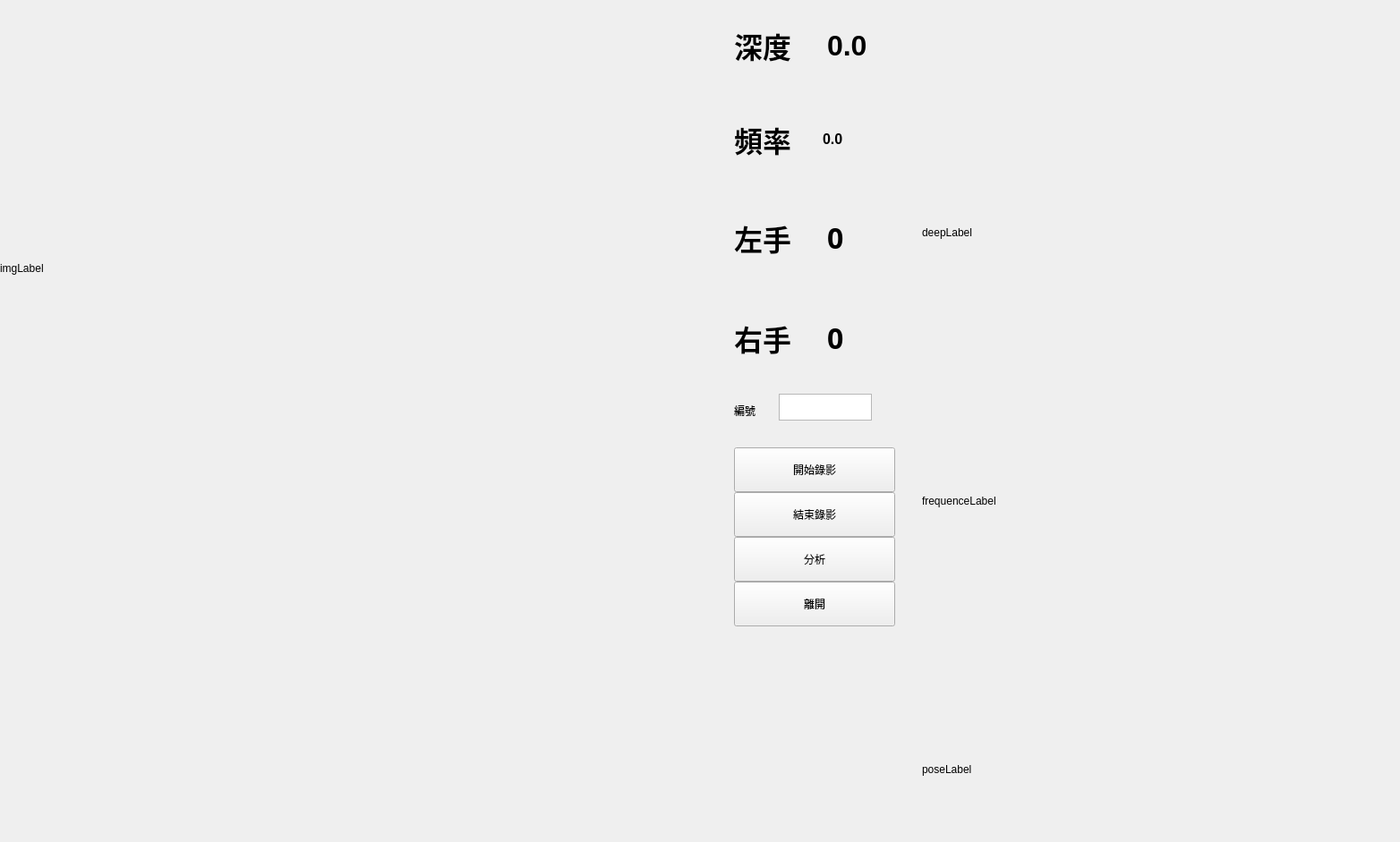
<?xml version="1.0" encoding="UTF-8"?>
<ui version="4.0">
 <class>Form</class>
 <widget class="QWidget" name="Form">
  <property name="geometry">
   <rect>
    <x>0</x>
    <y>0</y>
    <width>1564</width>
    <height>941</height>
   </rect>
  </property>
  <property name="windowTitle">
   <string>AI CPR </string>
  </property>
  <widget class="QLabel" name="img_label">
   <property name="geometry">
    <rect>
     <x>0</x>
     <y>0</y>
     <width>800</width>
     <height>600</height>
    </rect>
   </property>
   <property name="text">
    <string>imgLabel</string>
   </property>
  </widget>
  <widget class="QPushButton" name="startVideo">
   <property name="geometry">
    <rect>
     <x>820</x>
     <y>500</y>
     <width>180</width>
     <height>50</height>
    </rect>
   </property>
   <property name="text">
    <string>開始錄影</string>
   </property>
  </widget>
  <widget class="QPushButton" name="stopVideo">
   <property name="geometry">
    <rect>
     <x>820</x>
     <y>550</y>
     <width>180</width>
     <height>50</height>
    </rect>
   </property>
   <property name="text">
    <string>結束錄影</string>
   </property>
  </widget>
  <widget class="QPushButton" name="exit_btn">
   <property name="geometry">
    <rect>
     <x>820</x>
     <y>650</y>
     <width>180</width>
     <height>50</height>
    </rect>
   </property>
   <property name="text">
    <string>離開</string>
   </property>
  </widget>
  <widget class="QLabel" name="label_2">
   <property name="geometry">
    <rect>
     <x>820</x>
     <y>450</y>
     <width>67</width>
     <height>17</height>
    </rect>
   </property>
   <property name="text">
    <string>編號</string>
   </property>
  </widget>
  <widget class="QTextEdit" name="Id">
   <property name="geometry">
    <rect>
     <x>870</x>
     <y>440</y>
     <width>104</width>
     <height>30</height>
    </rect>
   </property>
  </widget>
  <widget class="QLabel" name="poseLabel">
   <property name="geometry">
    <rect>
     <x>1030</x>
     <y>710</y>
     <width>400</width>
     <height>300</height>
    </rect>
   </property>
   <property name="text">
    <string>poseLabel</string>
   </property>
  </widget>
  <widget class="QLabel" name="frequenceLabel">
   <property name="geometry">
    <rect>
     <x>1030</x>
     <y>410</y>
     <width>400</width>
     <height>300</height>
    </rect>
   </property>
   <property name="text">
    <string>frequenceLabel</string>
   </property>
  </widget>
  <widget class="QLabel" name="deepLabel">
   <property name="geometry">
    <rect>
     <x>1030</x>
     <y>110</y>
     <width>400</width>
     <height>300</height>
    </rect>
   </property>
   <property name="text">
    <string>deepLabel</string>
   </property>
  </widget>
  <widget class="QPushButton" name="analysisBtn">
   <property name="geometry">
    <rect>
     <x>820</x>
     <y>600</y>
     <width>180</width>
     <height>50</height>
    </rect>
   </property>
   <property name="text">
    <string>分析</string>
   </property>
  </widget>
  <widget class="QWidget" name="layoutWidget">
   <property name="geometry">
    <rect>
     <x>820</x>
     <y>210</y>
     <width>201</width>
     <height>111</height>
    </rect>
   </property>
   <layout class="QHBoxLayout" name="horizontalLayout">
    <item>
     <widget class="QLabel" name="label_4">
      <property name="font">
       <font>
        <family>Ubuntu Condensed</family>
        <pointsize>24</pointsize>
        <bold>true</bold>
       </font>
      </property>
      <property name="text">
       <string>左手</string>
      </property>
     </widget>
    </item>
    <item>
     <widget class="QLabel" name="left_hand">
      <property name="font">
       <font>
        <family>Ubuntu Condensed</family>
        <pointsize>24</pointsize>
        <bold>true</bold>
       </font>
      </property>
      <property name="text">
       <string>0</string>
      </property>
     </widget>
    </item>
   </layout>
  </widget>
  <widget class="QWidget" name="layoutWidget">
   <property name="geometry">
    <rect>
     <x>820</x>
     <y>322</y>
     <width>201</width>
     <height>111</height>
    </rect>
   </property>
   <layout class="QHBoxLayout" name="horizontalLayout_2">
    <item>
     <widget class="QLabel" name="label_3">
      <property name="font">
       <font>
        <family>Ubuntu Condensed</family>
        <pointsize>24</pointsize>
        <bold>true</bold>
       </font>
      </property>
      <property name="text">
       <string>右手</string>
      </property>
     </widget>
    </item>
    <item>
     <widget class="QLabel" name="right_hand">
      <property name="font">
       <font>
        <family>Ubuntu Condensed</family>
        <pointsize>24</pointsize>
        <bold>true</bold>
       </font>
      </property>
      <property name="text">
       <string>0</string>
      </property>
     </widget>
    </item>
   </layout>
  </widget>
  <widget class="QWidget" name="layoutWidget">
   <property name="geometry">
    <rect>
     <x>820</x>
     <y>0</y>
     <width>201</width>
     <height>101</height>
    </rect>
   </property>
   <layout class="QHBoxLayout" name="horizontalLayout_3">
    <item>
     <widget class="QLabel" name="label">
      <property name="font">
       <font>
        <pointsize>24</pointsize>
        <bold>true</bold>
       </font>
      </property>
      <property name="text">
       <string>深度</string>
      </property>
     </widget>
    </item>
    <item>
     <widget class="QLabel" name="depthLabel">
      <property name="font">
       <font>
        <pointsize>24</pointsize>
        <bold>true</bold>
       </font>
      </property>
      <property name="text">
       <string>0.0</string>
      </property>
     </widget>
    </item>
   </layout>
  </widget>
  <widget class="QWidget" name="layoutWidget">
   <property name="geometry">
    <rect>
     <x>820</x>
     <y>100</y>
     <width>191</width>
     <height>111</height>
    </rect>
   </property>
   <layout class="QHBoxLayout" name="horizontalLayout_4">
    <item>
     <widget class="QLabel" name="label_5">
      <property name="font">
       <font>
        <pointsize>24</pointsize>
        <bold>true</bold>
       </font>
      </property>
      <property name="text">
       <string>頻率</string>
      </property>
     </widget>
    </item>
    <item>
     <widget class="QLabel" name="frequencyLabel">
      <property name="font">
       <font>
        <pointsize>12</pointsize>
        <bold>true</bold>
       </font>
      </property>
      <property name="text">
       <string>0.0</string>
      </property>
     </widget>
    </item>
   </layout>
  </widget>
 </widget>
 <resources/>
 <connections/>
</ui>
